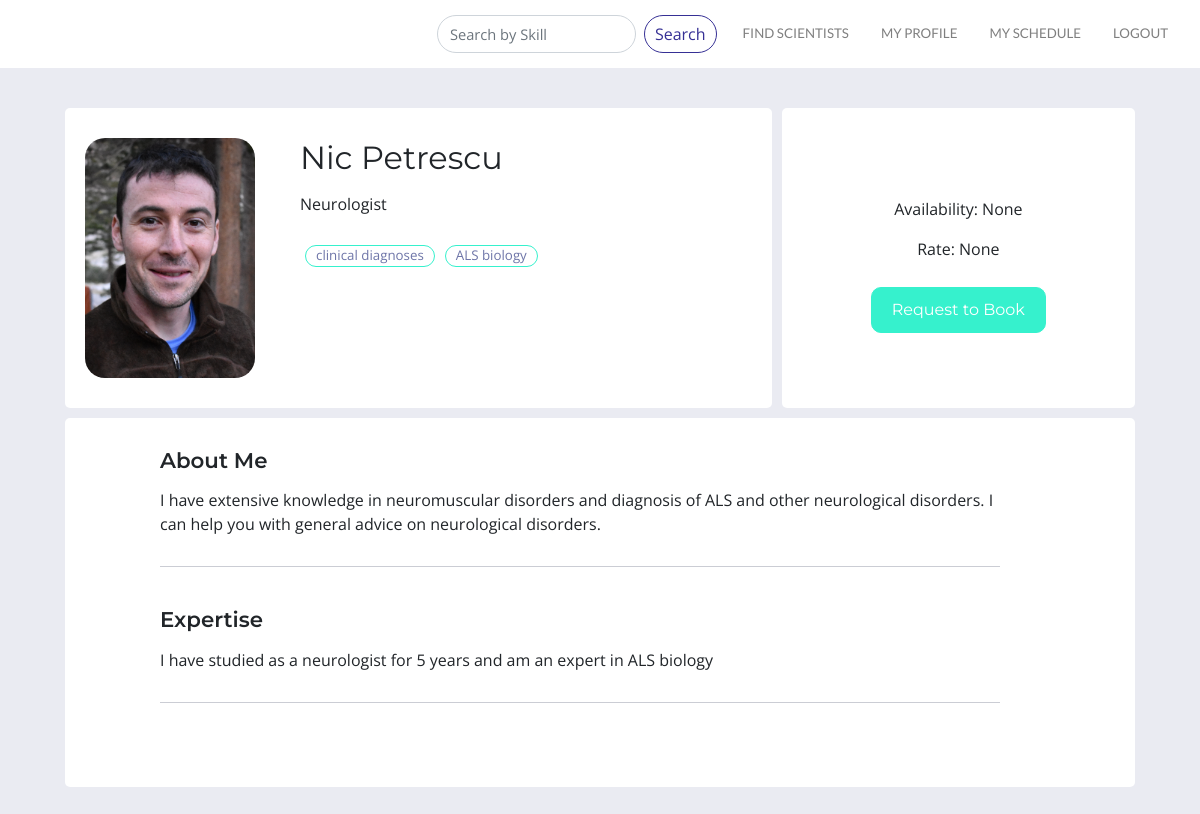
Before: /search/users/profile/9/ with the older database file.
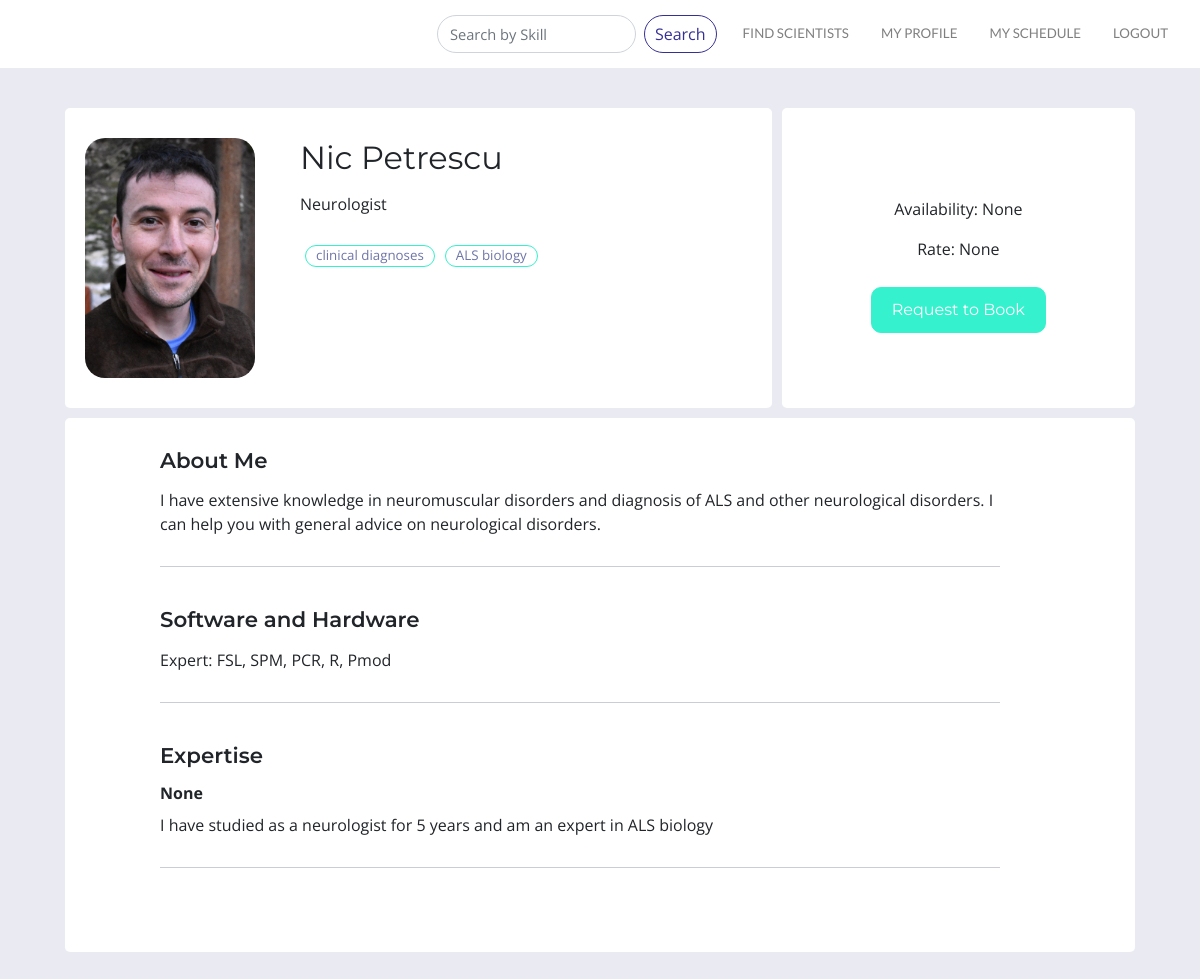
After: the same page with the newer database file.
### users/models.py (models this page shows)
class CustomUser(AbstractUser):
    objects = CustomUserManager()
    position = models.CharField(max_length =10000, null=True, default='', blank=True)
    bio = models.CharField(max_length =10000, null=True, default='', blank=True)
    skills = TaggableManager(help_text="A comma-separated list of tags.")
    image = models.ImageField(upload_to="profile_image", blank=True)
    website = models.CharField(max_length=10000, null=True, default='', blank=True)
    skill_area1_title = models.CharField(max_length =10000, null=True, default='', blank=True)
    skill_area1 = models.CharField(max_length =10000, null=True, default='', blank=True)
    skill_area2_title = models.CharField(max_length =10000, null=True, default='', blank=True)
    skill_area2 = models.CharField(max_length =10000, null=True, default='', blank=True)
    skill_area3_title = models.CharField(max_length =10000, null=True, default='', blank=True)
    skill_area3 = models.CharField(max_length =10000, null=True, default='', blank=True)
    skill_area4_title = models.CharField(max_length =10000, null=True, default='', blank=True)
    skill_area4 = models.CharField(max_length =10000, null=True, default='', blank=True)
    skill_area5_title = models.CharField(max_length =10000, null=True, default='', blank=True)
    skill_area5 = models.CharField(max_length =10000, null=True, default='', blank=True)
    software_hardware = models.CharField(max_length =10000, null=True, default='', blank=True)
    software_hardware_intermediate = models.CharField(max_length =10000, null=True, default='', blank=True)
    availability = models.CharField(max_length=10000, null=True, default='', blank=True)
    rate = models.CharField(max_length= 10000, null=True, default='', blank=True)
    expert = models.BooleanField(blank=True, default=False)
    gives_tutorials = models.BooleanField(blank=True, default=False)
    tutorial_area = models.CharField(max_length =10000, null=True, default='', blank=True)
    wants_expert = models.BooleanField(blank=True, default=False)
    needs_help_with = models.CharField(max_length =10000, null=True, default='', blank=True)
    profile_under_review = models.BooleanField(blank=True, default=False)
    profile_approved = models.BooleanField(blank=True, default=False)

### users/views.py (the view)
# urls.py: path('profile/', views.view_profile, name='profile'),
def view_profile(request, pk=None):
    if pk:
        user = CustomUser.objects.get(pk=pk)
    else:
        user = request.user
    bookings = user.bookings.all()
    tutorials = bookings.filter(is_tutorial=True)
    args = {'user': user,
            'bookings': bookings,
            'tutorials': tutorials,
           }
    return render(request, 'profile.html', args)

### templates/profile.html (shortened to what this page needs)
{% extends 'layout.html' %}
{% load static %}
{% block content %}
<div class="container-fluid" id="profile_container">
   <div class="container profile">
    <div class="container" id = "profile_intro">
        <div class="container" id="expert">
            {% if user.image %}
            <div>
               <a href="{% url 'edit_profile_image' %}"><img class="profile_image" src="{{ user.image.url }}" width="170"/></a>
            </div>
            {% elif not user.image and user.is_authenticated and user == request.user %}
            <div class="edit_profile_image_button"><p class="image_bubble">Add Profile Image&nbsp&nbsp<a href="{% url 'edit_profile_image' %}"><img class="iconic" src="/static/css/pencil.svg"></a></p></div>
            {% endif %}
            <div class="container user_name">
            <p class="profile_name">{{ user.first_name }}&nbsp{{ user.last_name }}</p>
            <p class="profile_text">{{user.position}}</p>
                {% if user.website %}
                <a href="{{ user.website }}" target="_blank"><p class="website_text">Google Scholar Profile</p></a>
                {% else %}
                <br>
                {% endif %}
                <div class="container skills">
                {% for skill in user.skills.all %}
                    <div class="skill_bubble"><a href="{% url 'skills' skill.name %}"><p class="skill_bubble">{{ skill.name }}</p></a></div>
                {% endfor %}
                </div>
            </div>
        </div>
        <div class="container" id="availability">
               <div class="availability_text">
                <p>Availability: {{ user.availability }}</p>
                <p>Rate: {{ user.rate }}</p>
            </div>
            {% if user != request.user and user.is_authenticated %}
                <a href="{% url 'booking:user_booking_new' pk=user.pk %}"><button type="submit" class="booking_button">Request to Book</button></a>
            {% elif user.is_authenticated and user == request.user %}
                <div class="edit_profile"><p class="skill_bubble">Edit Profile&nbsp&nbsp<a href="{% url 'edit_profile' %}"><img class="iconic" src="/static/css/pencil.svg"></a></p></div>
            {% endif %}
       </div>
    </div>
       </div>
<div class="container profile">
     <div class="container" id="profile_content">
         <div class="profile_content_text">
         <h4 class="bio_title">About Me</h4>
         <p class="profile_text">{{ user.bio }}</p>
    <div class="divider"></div>
        {% if user.software_hardware %}
          <h4 class="bio_title">Software and Hardware</h4>
         <p class="profile_text">Expert: {{ user.software_hardware }}</p>
                <div class="divider"></div>
          {% endif %}
         {% if user.skill_area1 %}
         <h4 class="bio_title">Expertise</h4>
         <h4 class="text_title">{{ user.skill_area1_title }}</h4>
         <p class="profile_text">{{ user.skill_area1 }}</p>
    <div class="divider"></div>
         {% endif %}
             <br>
       </div>
    </div>
    </div>
</div>
{% endblock %}

### templates/layout.html (shortened to what this page needs)
{% load static %}
{% load bootstrap4 %}
{% bootstrap_css %}
<!doctype html>
<html>
<head>
    <link rel="stylesheet" href="{% static 'css/layout.css' %}">
    <link rel="stylesheet" href="https://maxcdn.bootstrapcdn.com/bootstrap/4.1.3/css/bootstrap.min.css">
    <link rel="stylesheet" href="https://cdnjs.cloudflare.com/ajax/libs/open-iconic/1.1.1/font/css/open-iconic-bootstrap.min.css" />
    <link rel="stylesheet" href="https://use.fontawesome.com/releases/v5.6.3/css/all.css">
    <link rel="stylesheet" href="https://cdnjs.cloudflare.com/ajax/libs/jqueryui/1.12.1/themes/smoothness/jquery-ui.css">
    </head>
<body>
<div class ="site-container">
    <nav class="navbar navbar-expand-lg navbar-light bg-white">
        <a class="navbar-left logo" href="{% url 'home' %}"><img class="logo" src="/static/css/brand.jpg"></a>
          <div class="collapse navbar-collapse justify-content-end" id="navbarNavAltMarkup">
            <div class="navbar-nav">
                {% if user.is_authenticated %}
                <form class="form-inline my-2 my-lg-0" action="{% url 'search:search_users' %}" method="GET" value="{{request.GET.q}}">
                  <input class="form-control mr-sm-2" type="text" name="q" value="{{request.GET.q}}" placeholder="Search by Skill">
                  <button class="btn btn-primary my-2 my-sm-0" id = "search" name="submit" type="submit" value ="Search">Search</button>
                </form>
                <a class="nav-item nav-link" href="{% url 'browse' %}">FIND SCIENTISTS</a>
                  <a class="nav-item nav-link" href="{% url 'profile' %}">MY PROFILE</a>
                  <a class="nav-item nav-link" href="{% url 'booking:booking_list' %}"> MY SCHEDULE</a>
                  <a class ="nav-item nav-link" href="{% url 'logout' %}">LOGOUT</a>
                {% endif %}
            </div>
          </div>
    </nav>
    {% block content %}{% endblock %}
    </div>
    </body>

### static/css/layout.css (style rules this page uses)
a { color: #6e75a8; }
a.nav-item.nav-link { font-size: 10pt; font-family: 'Lato', sans-serif; padding-top: 8px; margin:8px; }
input.form-control.mr-sm-2 { border-radius: 20px; font-family: 'Open Sans', sans-serif; font-size: 11pt; }
button.btn.btn-primary { padding: 6px 10px 6px 10px; margin-right: 10px; background-color: transparent; border: 1px solid #363095; color: #363095; border-radius: 20px; font-family: 'Open Sans', sans-serif; }
body { background-image: url(scipertise_background_dark.jpg); background-size: cover; background-repeat:no-repeat; }
img.logo { height:48px; padding: 8px 12px 8px 50px; max-width:100%; }
div#profile_container.container-fluid { padding:30px; background-color:#eaebf2; display: flex; flex-direction: column; overflow-y: scroll; min-height: 100%; }
div#profile_intro.container { display: flex; flex-direction: row; border-radius: 5px; margin-bottom: 5px; padding:0px; margin: 10px 20px 0px 20px; }
div#expert.container { display: flex; flex-direction: row; background-color: white; background-color: white; border-radius: 5px; margin-right: 10px; padding: 10px 0px; }
div.container.user_name { margin: 0px 0px 10px 10px; }
div#availability.container { font-family: 'Open Sans', sans-serif; font-size: 12pt; border-radius: 10px; display: flex; flex-direction: column; align-items: center; justify-content: center; text-align: center; width: 50%; margin: 0px; padding: 10px 0px; background-color: white; border-radius: 5px; }
div.availability_text { margin: 20px 20px 0px 20px; }
div#profile_content.container { background-color: white; border-radius: 5px; display: flex; flex-direction: column; margin: 10px 20px; }
div.profile_content_text { margin: 20px 140px 20px 80px; }
div.container.profile { display: flex; flex-direction: row; }
p.profile_name { display: inline-block; padding: 16px 0px 0px 0px; font-size: 24pt; font-family: 'Montserrat', sans-serif; font-weight: 400; margin-bottom: 0; }
p.profile_text { font-size: 12pt; font-family: 'Open Sans', sans-serif; margin: 10px 0px 0px 0px; }
div.divider { border-bottom: 1px solid #CBCDD4; padding-top: 10px; margin: 20px 20px 40px 0px; }
h4.bio_title { font-family: 'Montserrat', sans-serif; font-weight: 600; font-size: 16pt; margin: 10px 0px 15px 0px; }
h4.text_title { font-size: 12pt; font-family: 'Open Sans', sans-serif; margin: 10px 0px 0px 0px; font-weight: bolder; }
.profile_image { border-radius: 20px; margin: 20px; }
div.container.skills { display: flex; flex-direction: row; flex-wrap: wrap; font-family: 'Open Sans', sans-serif; padding: 0px; }
div.skill_bubble { border-radius: 20px; border: solid 1px #36F1CD; text-align: center; padding: 0px 10px 0px 10px; margin: 5px; display:flex; }
p.skill_bubble { padding: 0; margin: 0; font-size: 10pt; color: #6e75a8; }
button.booking_button { border-radius: 10px; text-align: center; margin: 5px auto; padding: 10px 20px 10px 20px; margin-top: 10px; background-color: #36F1CD; border: 1px solid; border-color: #36F1CD; color: white; font-size: 12pt; font-family: 'Montserrat', sans-serif; }
.btn { outline: none; color: black; background-color: transparent; box-shadow: 0 0 0 0; }
@media screen and (max-width: 1200px) { div.profile_content_text { margin: 20px 100px 20px 80px; } }

Changed rows visible on the page:
changed CustomUser "Nic": software_hardware (not shown) → "FSL, SPM, PCR, R, Pmod"; skill_area1_title (not shown) → "None"
Other visible differences:
text now shown: "Software and Hardware Expert:"
